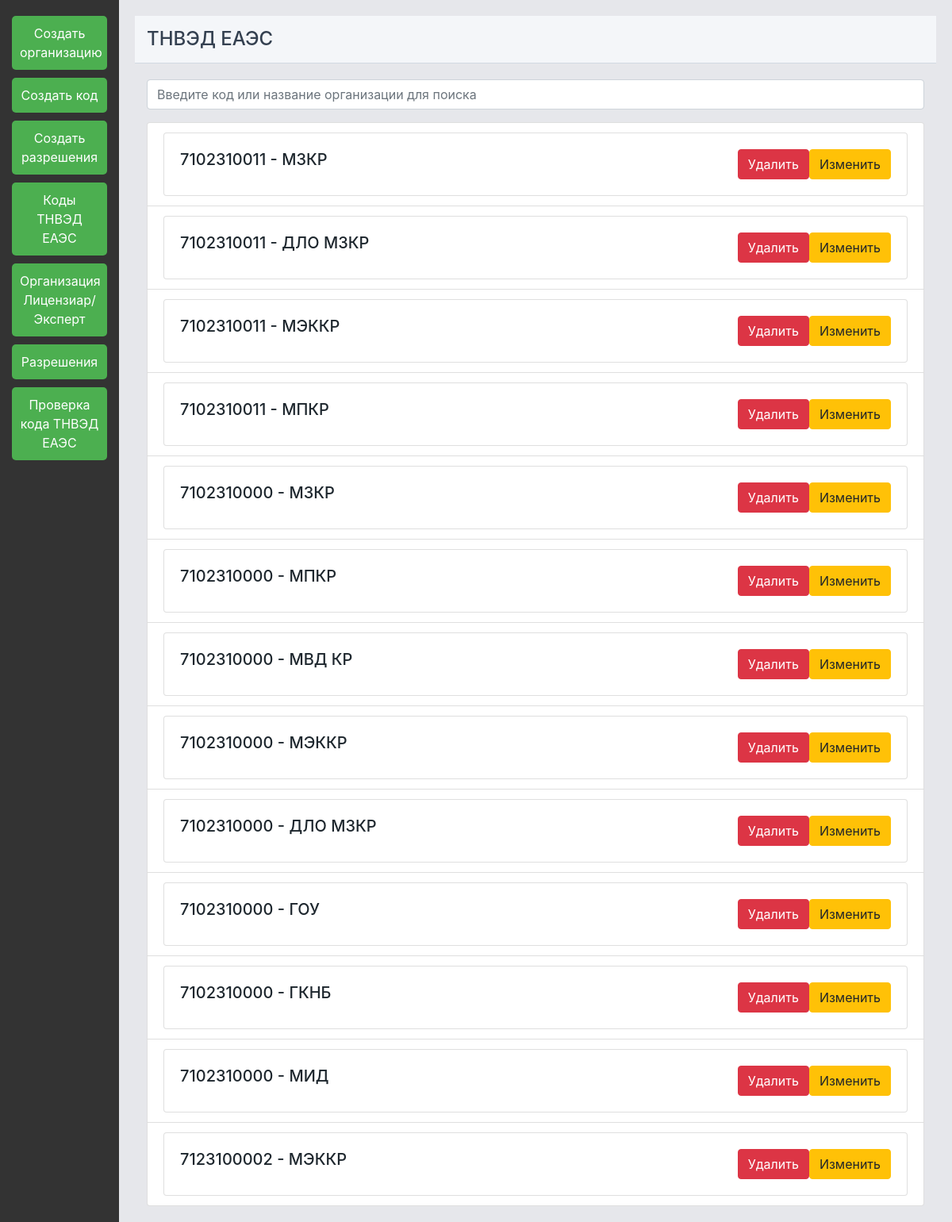
Screenshot of /permissions/ with the database file from the repository.
### tnvedcode/models.py (models this page shows, shortened)
class Permission(models.Model):
    code = models.ForeignKey(TnvedCode, on_delete=models.CASCADE)
    organization = models.ForeignKey(Organization, on_delete=models.CASCADE)
    import_status_legal = models.CharField(max_length=1, choices=IMPORT_STATUS_CHOICES, default='-', verbose_name='Статус ввоза для юридических лиц')
    import_status_individual = models.CharField(max_length=1, choices=IMPORT_STATUS_CHOICES, default='-', verbose_name='Статус ввоза для физических лиц')
    class Meta:
        unique_together = ['code', 'organization']

class TnvedCode(models.Model):
    IMPORT_STATUS_CHOICES = [
        ('+', '+'),
        ('-', '-'),
        ('x', 'x'),
    ]
    code = models.IntegerField(unique=True, verbose_name='Код товара')
    name = models.CharField(max_length=255, verbose_name='Наименование группы товара')
    import_status_legal_private = models.CharField(max_length=1, choices=IMPORT_STATUS_CHOICES, default='-',
                                                   verbose_name='Статус ввоза для юридических лиц частных компаний')
    import_status_individual_private = models.CharField(max_length=1, choices=IMPORT_STATUS_CHOICES, default='-',
                                                        verbose_name='Статус ввоза для физических лиц частных компаний')

class Organization(models.Model):
    name = models.CharField(max_length=100, unique=True, verbose_name='Название организации')

### tnvedcode/views.py (the view)
# urls.py: path('permissions/', views.all_permissions, name='all_permissions'),
def all_permissions(request):
    permissions = Permission.objects.all()
    return render(request, 'tnvedcode/all_permissions.html', {'permissions': permissions})

### templates/tnvedcode/all_permissions.html (shortened to what this page needs)
{% extends 'base.html' %}
{% block content %}
    <div class="container">
        <div class="mb-3">
            <input type="text" id="searchInput" class="form-control" placeholder="Введите код или название организации для поиска">
        </div>
        <ul class="list-group" id="permissionList">
            {% for permission in permissions %}
                <li class="list-group-item">
                    <div class="card">
                        <div class="card-body d-flex justify-content-between align-items-center">
                            <h5 class="card-title">{{ permission.code.code }} - {{ permission.organization.name }}</h5>
                            <div class="d-flex">
                                <div class="btn-group" role="group">
                                    <form method="post" action="{% url 'delete_permission' code=permission.code.code organization_name=permission.organization.name %}">
                                        <button type="submit" class="btn btn-danger">Удалить</button>
                                    </form>
                                    <form method="post" action="{% url 'update_permission' code=permission.code.code organization_name=permission.organization.name %}">
                                        <button type="submit" class="btn btn-warning">Изменить</button>
                                    </form>
                                </div>
                            </div>
                        </div>
                    </div>
                </li>
            {% endfor %}
        </ul>
    </div>
{% endblock %}

### templates/base.html (style rules this page uses)
body { font-family: 'Inter', sans-serif; background-color: #e6e7eb; color: #1e272e; margin: 0; padding: 0; height: 100vh; display: flex; flex-direction: column; }

### rows the page displays
Permission: code.code "7102310011", organization.name "МЗКР"
Permission: code.code "7102310011", organization.name "ДЛО МЗКР"
Permission: code.code "7102310011", organization.name "МЭККР"
Permission: code.code "7102310011", organization.name "МПКР"
Permission: code.code "7102310000", organization.name "МЗКР"
Permission: code.code "7102310000", organization.name "МПКР"
Permission: code.code "7102310000", organization.name "МВД КР"
Permission: code.code "7102310000", organization.name "МЭККР"
Permission: code.code "7102310000", organization.name "ДЛО МЗКР"
Permission: code.code "7102310000", organization.name "ГОУ"
Permission: code.code "7102310000", organization.name "ГКНБ"
Permission: code.code "7102310000", organization.name "МИД"
Permission: code.code "7123100002", organization.name "МЭККР"
